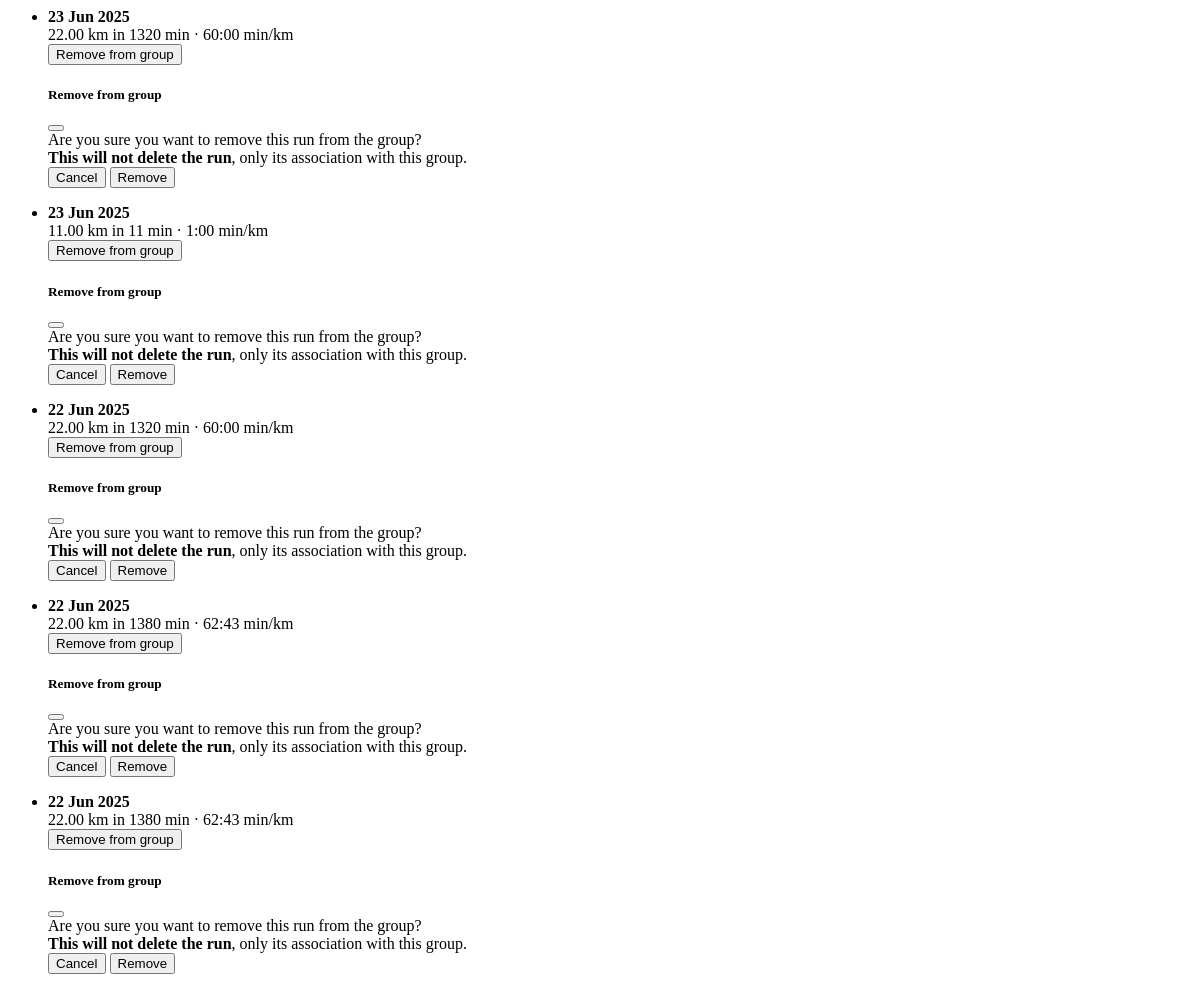
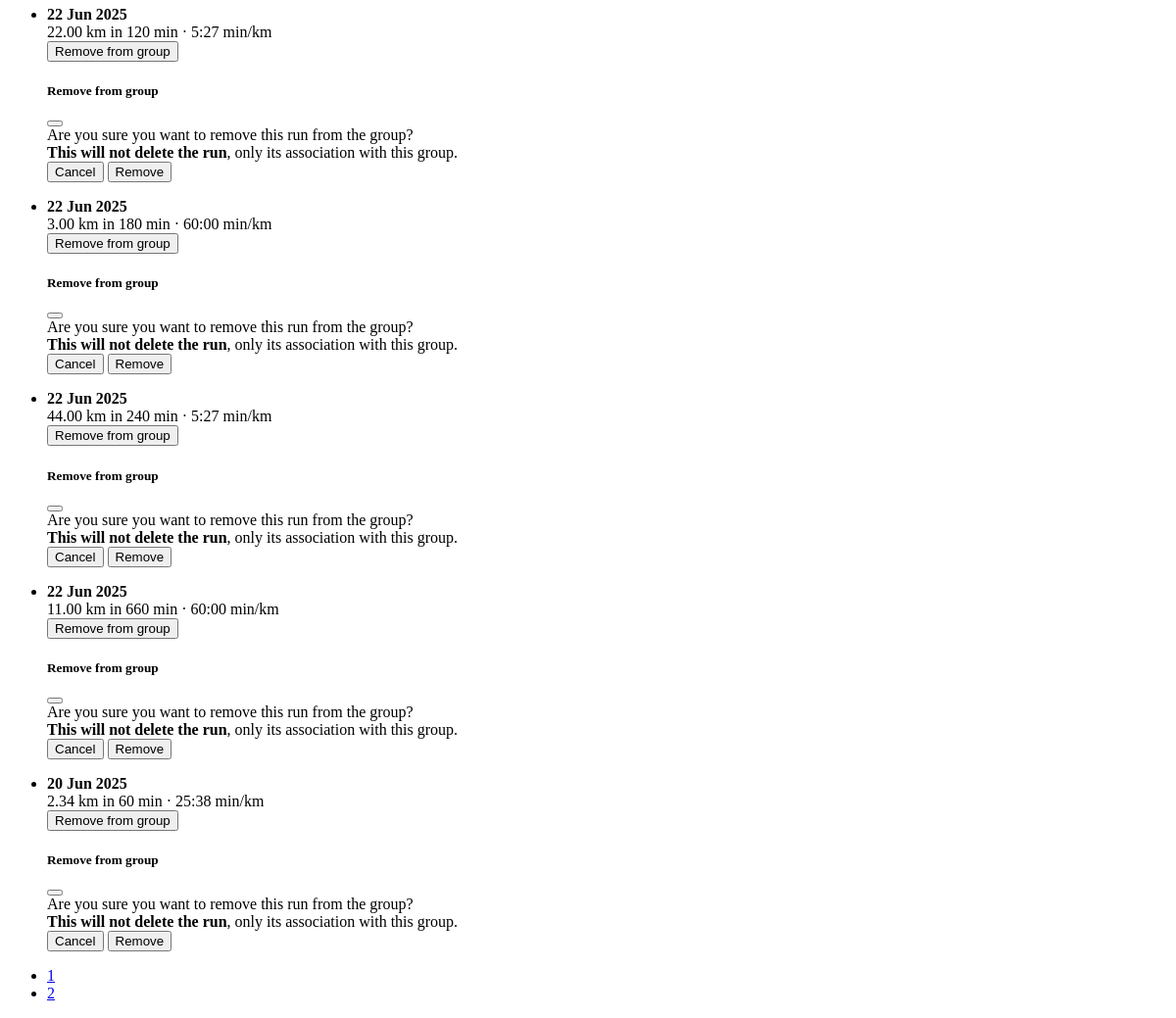
Before: /groups/1/member/1/runs (signed in) with the older database file (2 pictures, top to bottom).
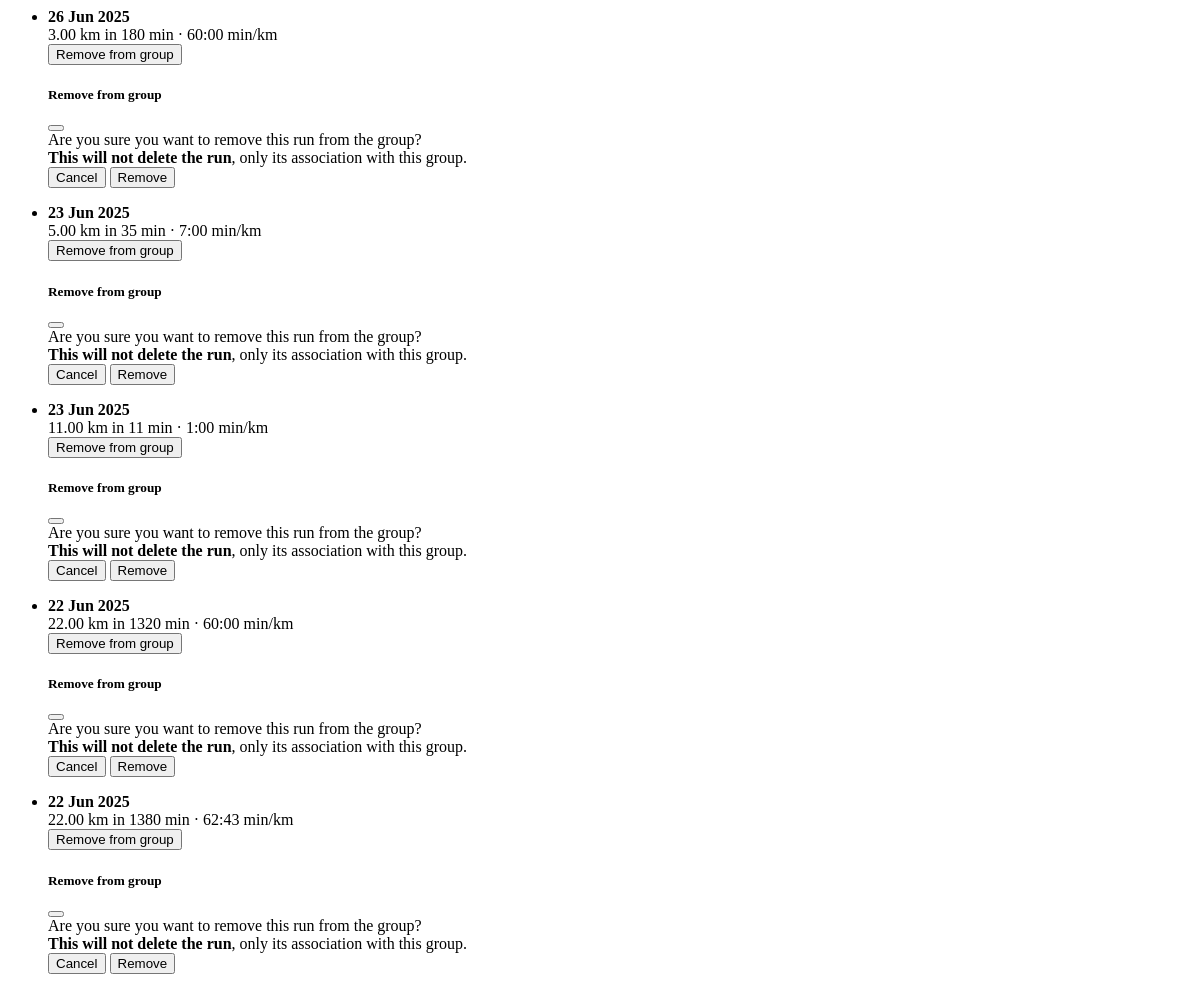
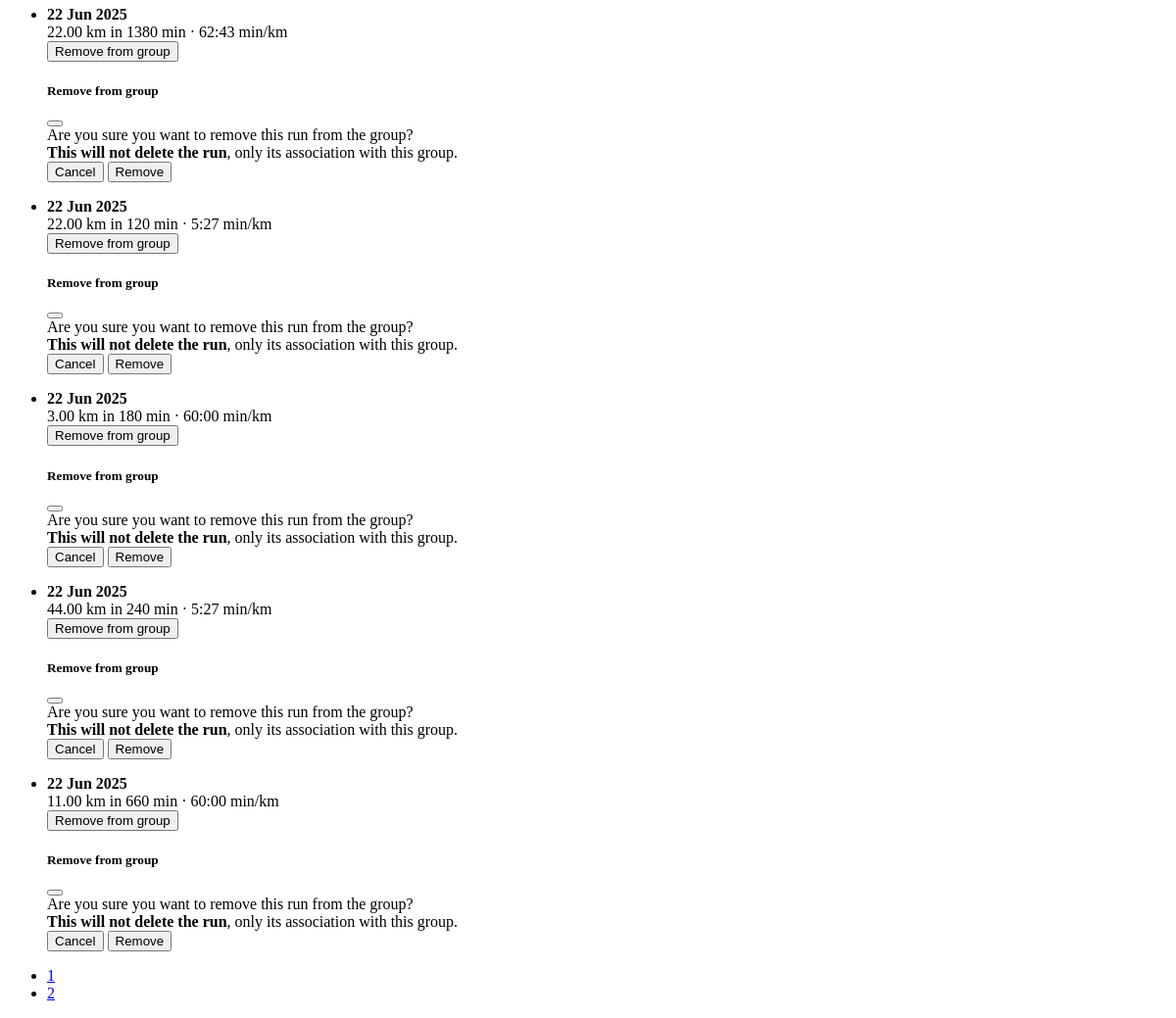
After: the same page with the newer database file (2 pictures, top to bottom).
### app/models.py (models this page shows, shortened)
class Run(db.Model):
    __tablename__ = "runs"
    id = sa.Column(sa.Integer, primary_key=True)
    date = sa.Column(sa.DateTime(timezone=True), index=True)
    distance = sa.Column(Numeric(precision=8, scale=2))  # replaces sa.Integer
    time = sa.Column(sa.Integer)      # seconds (duration)
    pace = sa.Column(sa.Integer)      # seconds per km
    user_id = sa.Column(sa.Integer, sa.ForeignKey("users.id"), index=True)
    user = so.relationship("User", back_populates="runs")
    groups = so.relationship("Group", secondary=run_groups, back_populates="runs")

### app/routes.py (the view)
@app.route('/groups/<int:group_id>/member/<int:user_id>/runs')
@login_required
def get_member_runs(group_id, user_id):
    PER_PAGE = 10
    page = request.args.get('page', 1, type=int)
    group = db.session.get(Group, group_id)
    if not group or current_user not in group.members:
        abort(403)
    runs = db.session.scalars(
        sa.select(Run)
        .join(run_groups, run_groups.c.run_id == Run.id)
        .where(
            Run.user_id == user_id,
            run_groups.c.group_id == group_id
        )
        .order_by(Run.date.desc())
        .limit(PER_PAGE)
        .offset((page - 1) * PER_PAGE)
    ).all()
    run_count = db.session.scalar(
        sa.select(sa.func.count(Run.id))
        .join(run_groups, run_groups.c.run_id == Run.id)
        .where(
            Run.user_id == user_id,
            run_groups.c.group_id == group_id
        )
    )
    pages = (run_count + PER_PAGE - 1) // PER_PAGE
    return render_template(
        "partials/_member_runs.html",
        runs=runs,
        page=page,
        pages=pages,
        user_id=user_id,
        group_id=group_id
    )

### app/models.py (called while the page is built)
@login.user_loader
def load_user(id):
    return db.session.get(User, int(id))

### app/templates/partials/_member_runs.html
{% if runs %}
<ul class="list-group">
  {% for run in runs %}
  <li class="list-group-item">
    <div class="d-flex flex-column flex-md-row justify-content-between align-items-start">
      <div>
        <b>{{ run.date.strftime('%d %b %Y') }}</b> <br> {{ run.distance }} km in {{ run.time // 60 }} min · {{ "%d:%02d" % (run.pace // 60, run.pace % 60) }} min/km
      </div>
      {% if current_user.id == run.user_id %}
      <div class="mt-2 mt-md-0 ms-md-3 ">
        <button class="btn btn-sm btn-outline-danger" data-bs-toggle="modal" data-bs-target="#removeModal-{{ run.id }}">
          Remove from group
        </button>
      </div>
      <div class="modal fade" id="removeModal-{{ run.id }}" tabindex="-1" aria-labelledby="removeModalLabel-{{ run.id }}" aria-hidden="true">
        <div class="modal-dialog">
          <form method="POST" action="{{ url_for('remove_run_from_group', group_id=group_id, run_id=run.id) }}">
            <div class="modal-content">
              <div class="modal-header">
                <h5 class="modal-title" id="removeModalLabel-{{ run.id }}">Remove from group</h5>
                <button type="button" class="btn-close" data-bs-dismiss="modal" aria-label="Close"></button>
              </div>
              <div class="modal-body">
                Are you sure you want to remove this run from the group?<br>
                <strong>This will not delete the run</strong>, only its association with this group.
              </div>
              <div class="modal-footer">
                <button type="button" class="btn btn-secondary" data-bs-dismiss="modal">Cancel</button>
                <button type="submit" class="btn btn-danger">Remove</button>
              </div>
            </div>
          </form>
        </div>
      </div>
      {% endif %}
    </div>
  </li>
  {% endfor %}
</ul>
{% if pages > 1 %}
<nav class="mt-3">
  <ul class="pagination pagination-sm">
    {% for p in range(1, pages + 1) %}
    <li class="page-item {% if p == page %}active{% endif %}">
      <a class="page-link" href="#" data-page="{{ p }}" data-user="{{ user_id }}">{{ p }}</a>
    </li>
    {% endfor %}
  </ul>
</nav>
{% endif %}
{% else %}
<p class="text-muted mt-2">No activity logged.</p>
{% endif %}

Changed rows visible on the page:
no longer on this page (row unchanged): Run: date "20 Jun 2025", distance "2.34", time "60", pace "25:38"
added Run: date "26 Jun 2025", distance "3.00", time "180", pace "60:00"
changed Run (number 2 of 10 on the later page): distance "22.00" → "5.00"; time "1320" → "35"; pace "60:00" → "7:00"
